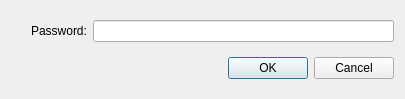
<?xml version="1.0" encoding="UTF-8"?>
<ui version="4.0">
 <class>Return</class>
 <widget class="QDialog" name="Return">
  <property name="geometry">
   <rect>
    <x>0</x>
    <y>0</y>
    <width>405</width>
    <height>99</height>
   </rect>
  </property>
  <property name="windowTitle">
   <string>Dialog</string>
  </property>
  <layout class="QVBoxLayout" name="verticalLayout">
   <property name="leftMargin">
    <number>31</number>
   </property>
   <item>
    <layout class="QHBoxLayout" name="horizontalLayout_2">
     <item>
      <widget class="QLabel" name="label">
       <property name="text">
        <string>Password:</string>
       </property>
      </widget>
     </item>
     <item>
      <widget class="QLineEdit" name="lineEdit"/>
     </item>
    </layout>
   </item>
   <item>
    <widget class="QDialogButtonBox" name="buttonBox">
     <property name="orientation">
      <enum>Qt::Horizontal</enum>
     </property>
     <property name="standardButtons">
      <set>QDialogButtonBox::Cancel|QDialogButtonBox::Ok</set>
     </property>
    </widget>
   </item>
  </layout>
 </widget>
 <resources/>
 <connections>
  <connection>
   <sender>buttonBox</sender>
   <signal>accepted()</signal>
   <receiver>Return</receiver>
   <slot>accept()</slot>
   <hints>
    <hint type="sourcelabel">
     <x>248</x>
     <y>254</y>
    </hint>
    <hint type="destinationlabel">
     <x>157</x>
     <y>274</y>
    </hint>
   </hints>
  </connection>
  <connection>
   <sender>buttonBox</sender>
   <signal>rejected()</signal>
   <receiver>Return</receiver>
   <slot>reject()</slot>
   <hints>
    <hint type="sourcelabel">
     <x>316</x>
     <y>260</y>
    </hint>
    <hint type="destinationlabel">
     <x>286</x>
     <y>274</y>
    </hint>
   </hints>
  </connection>
 </connections>
</ui>
